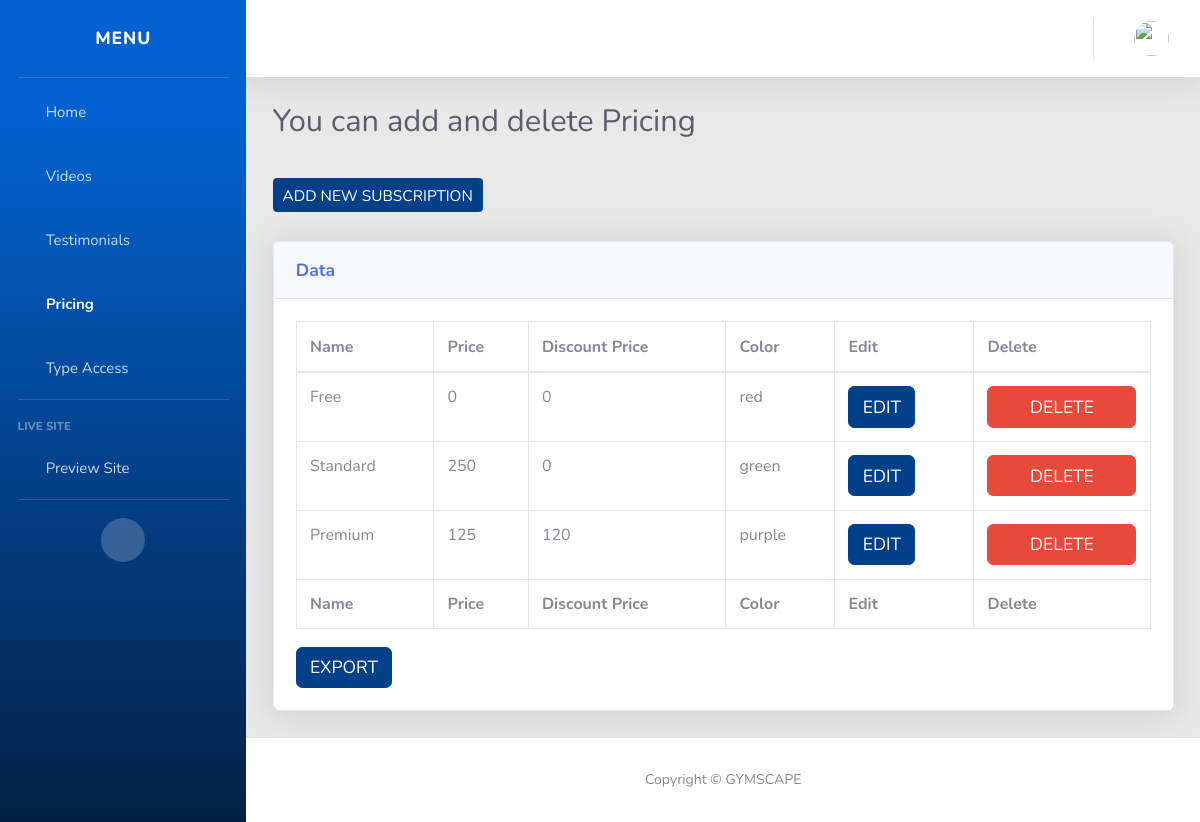
Page /subtype/ (signed in) on the committed database.
### SubsApp/models.py (models this page shows, shortened)
class SubType(models.Model):
    name = models.CharField(max_length=100)
    price = models.IntegerField()
    color = models.CharField(max_length=100)
    discountPrice = models.IntegerField(default=0)

### SubsApp/views.py (the view, shortened to what this page needs)
# urls.py: path('subtype/', views.AddSubType, name='AddSubType'),
def AddSubType(request):
    if request.user.is_staff:
        context = {
            "allVideos": SubType.objects.all(),
        }
        return render(request, 'AddSubType.html', context)
    else:
        return HttpResponsePermanentRedirect(reverse('home'))

### templates/AddSubType.html (shortened to what this page needs)
{% extends 'Adminbase.html' %}
{% block content %}
<div class="container-fluid">
    <h2 class="h3 mb-2 text-gray-800">You can add and delete Pricing</h2>
    <br>
    <button type="button" class="btn btn-primary btn-sm" data-toggle="modal" data-backdrop="static"
        data-target="#exampleModalCenter">Add New Subscription</button>
    <br />
    <br />
    <div class="card shadow mb-4">
        <div class="card-header py-3">
            <h6 class="m-0 font-weight-bold text-primary"> Data</h6>
        </div>
        <div class="card-body">
            <div class="table-responsive">
                <table class="table table-bordered display" id="example" width="100%" cellspacing="0">
                    <thead>
                        <tr>
                            <th>Name</th>
                            <th> Price</th>
                            <th> Discount Price</th>
                            <th> Color</th>
                            <th>Edit</th>
                            <th>Delete</th>
                        </tr>
                    </thead>
                    <tbody>
                        {% for video in allVideos %}
                        <tr>
                            <td>{{video.name}}</td>
                            <td>{{video.price}}</td>
                            <td>{{video.discountPrice}}</td>
                            <td>{{video.color}}</td>
                            <td><a class="btn btn-primary" href="{% url 'EditSubType' video.id  %}">EDIT</a>
                            </td>
                            <td>
                                <form action="{% url 'DeleteSubType' video.id  %}" method="post"
                                    onSubmit="return confirm('Are you sure you wish to delete?');">
                                    <input type="submit" class='btn btn-danger' value="Delete">
                                </form>
                            </td>
                        </tr>
                        {% endfor %}
                    </tbody>
                    <tfoot>
                        <tr>
                            <th>Name</th>
                            <th> Price</th>
                            <th> Discount Price</th>
                            <th> Color</th>
                            <th>Edit</th>
                            <th>Delete</th>
                        </tr>
                    </tfoot>
                </table>
                <button title="Click here to download Excel Sheet" class="btn btn-primary"
                    onclick="exportTableToExcel([4,5],'example', 'Videos'+new Date().toJSON().slice(0,10).replace(/-/g,'/'))">
                    Export
                </button>
            </div>
        </div>
    </div>
</div>
</div>
{% endblock %}

### static/css/main.css (style rules this page uses)
html { -webkit-box-sizing: border-box; -moz-box-sizing: border-box; box-sizing: border-box; }
* { padding: 0; margin: 0; }
*, *:before, *:after { -webkit-box-sizing: inherit; -moz-box-sizing: inherit; box-sizing: inherit; }
body, h1, h2, h3, h4, h5, h6, blockquote, p, pre, dl, dd, ol, ul, figure, hr, fieldset, legend { margin: 0; padding: 0; }
table { border-collapse: collapse; border-spacing: 0; }
button { outline: none; background: none; border: none; }
body { font-family: "Open Sans", "Arial", "Helvetica Neue", sans-serif; font-weight: 400; font-size: 14px; }
h1, h2, h3, h4, h5, h6 { font-weight: 400; }
h2 { font-size: 30px; }
h6 { font-size: 13px; }
.btn { display: inline-block; line-height: 50px; padding: 0 50px; -webkit-transition: all 0.4s ease; -o-transition: all 0.4s ease; -moz-transition: all 0.4s ease; transition: all 0.4s ease; cursor: pointer; font-size: 15px; text-transform: uppercase; font-weight: 700; color: #fff; font-family: inherit; }
input { outline: none; margin: 0; border: none; -webkit-box-shadow: none; -moz-box-shadow: none; box-shadow: none; width: 100%; font-size: 14px; font-family: inherit; }
.card { -webkit-border-radius: 3px; -moz-border-radius: 3px; border-radius: 3px; background: #fff; }

### static/css/styles.css (style rules this page uses)
* { margin: 0; padding: 0; }
html { height: 100%; background:white ; background: -webkit-linear-gradient(to left, #6441A5, #2a0845); }
body { font-family: montserrat, arial, verdana; background: transparent; }
* { position: relative; margin: 0; padding: 0; box-sizing: border-box; }

### static/css/custom.css (style rules this page uses)
.btn-primary { color:#fff; background-color:#03408a; border-color:#03408a; }

### rows in the picture
SubType: name "Free", price "0", discountPrice "0", color "red"
SubType: name "Standard", price "250", discountPrice "0", color "green"
SubType: name "Premium", price "125", discountPrice "120", color "purple"
